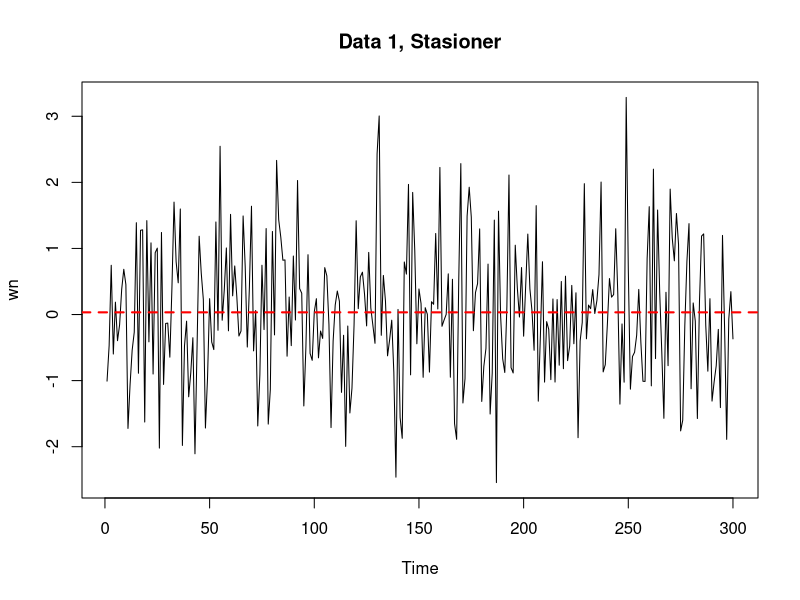
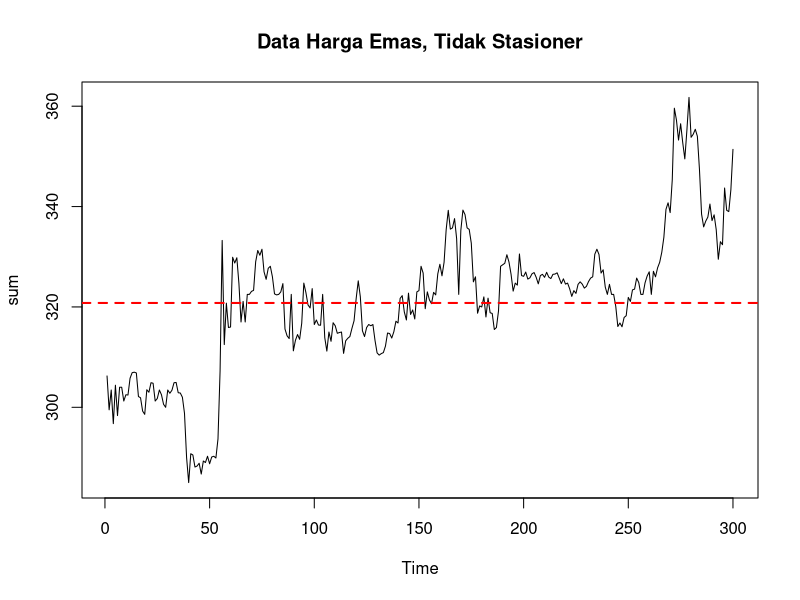
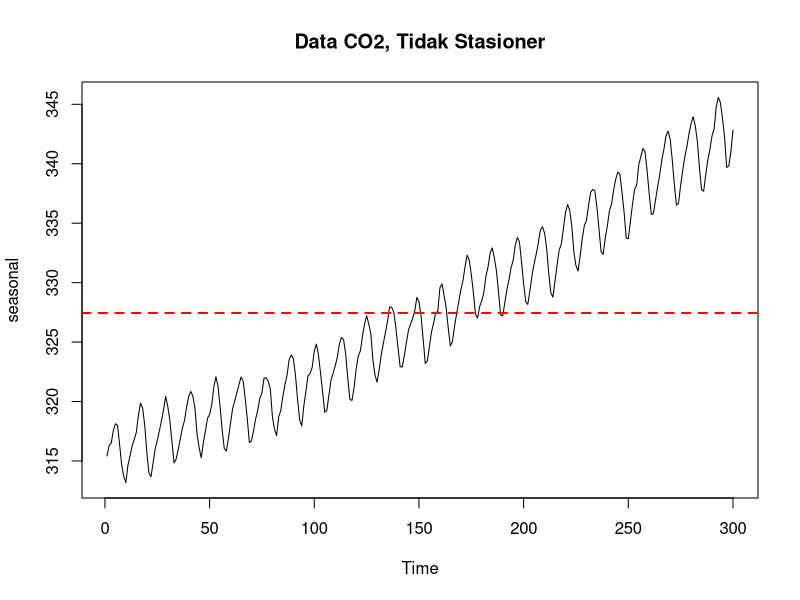
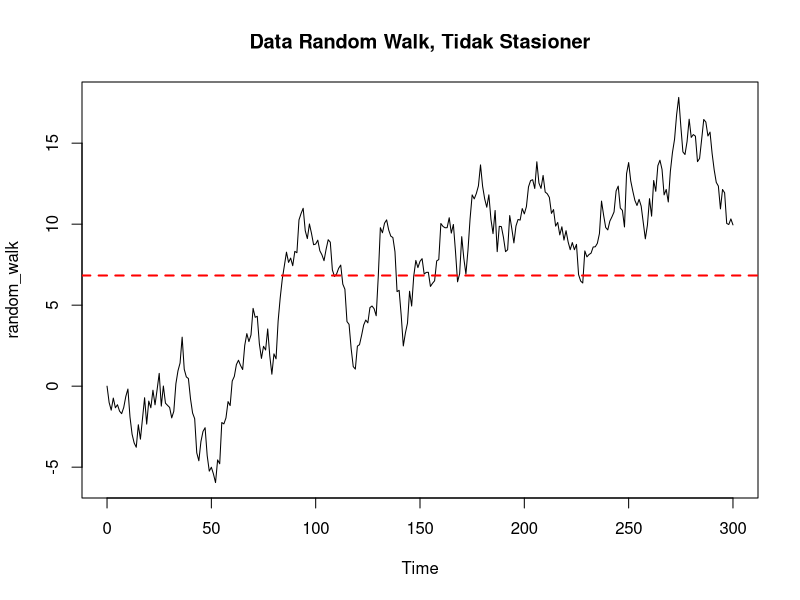
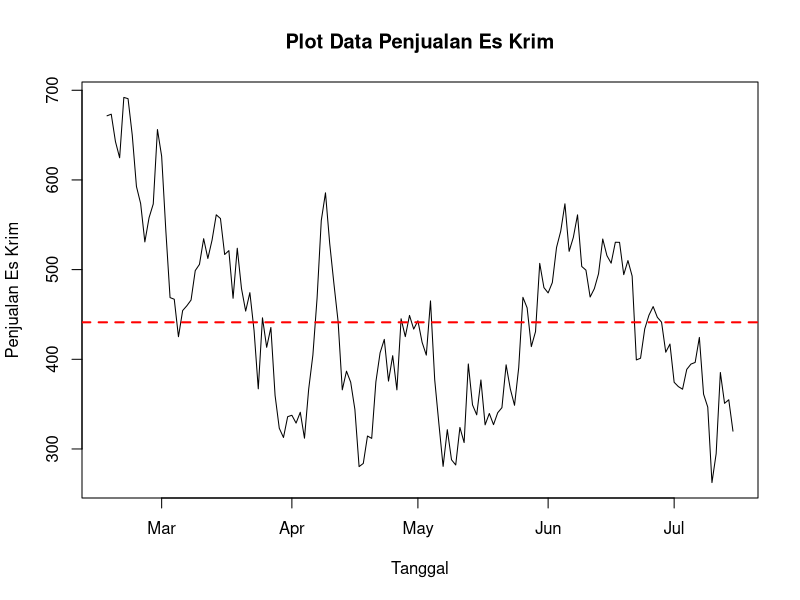
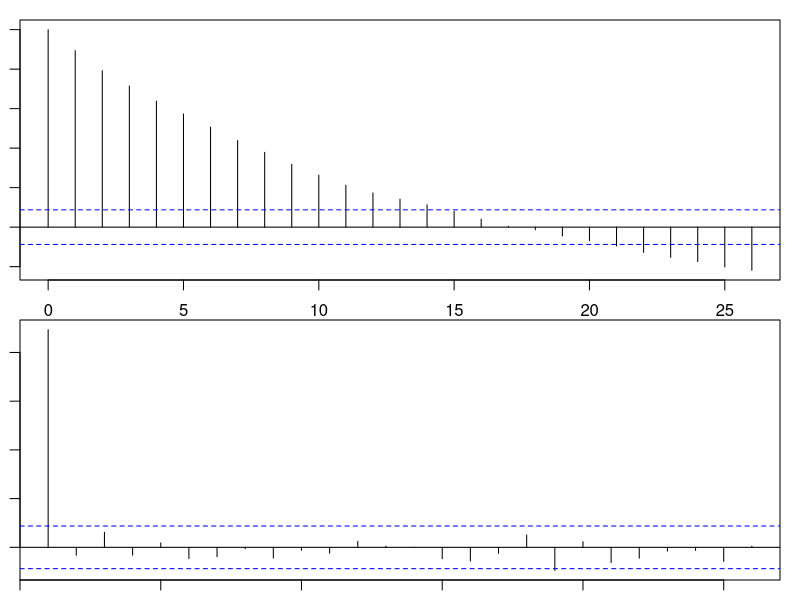
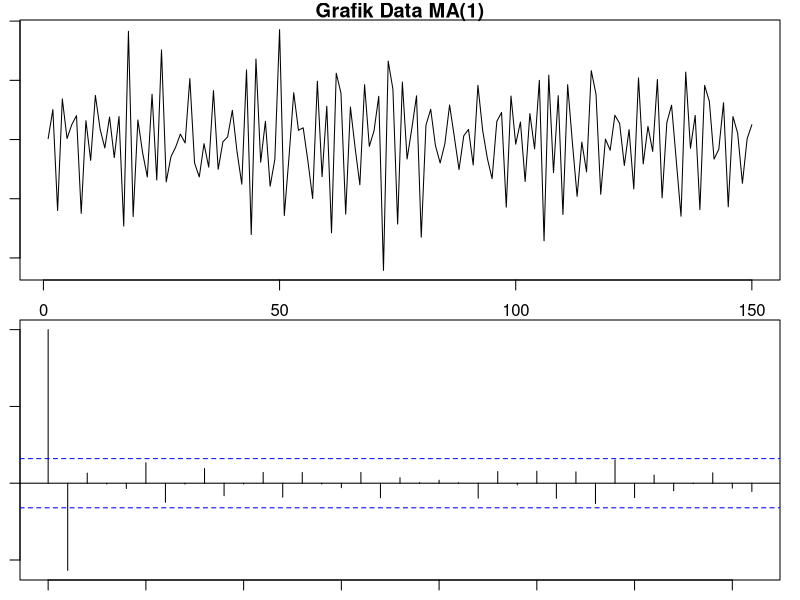
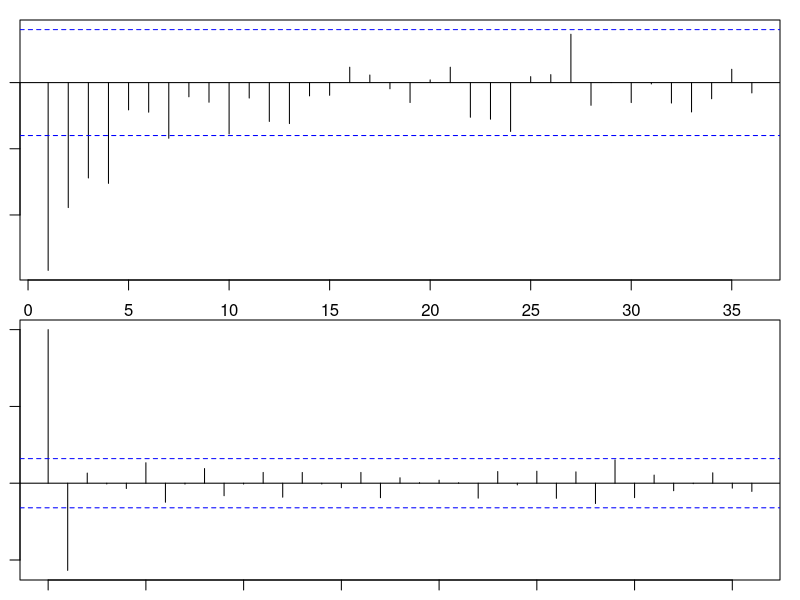

Write R code to recreate these figures, in order.
## ---- chunk 1
# Package yang digunakan 
library(zoo)
library(forecast)
library(tseries)

# Seed agar simulasi tetap sama
set.seed(1602)

# Contoh data White Noise
wn <- arima.sim(model =list(order = c(0,0,0)),n =300)
plot(wn, main = 'Data 1, Stasioner')
abline(h=mean(wn),col='red',lwd=2,lty = 2)
## ---- chunk 2
# Seed agar simulasi tetap sama
set.seed(1602)

# Data Harga Emas
data(gold)
sum <- ts(gold[1:300])
sum <- na.fill(sum,median(sum,na.rm=TRUE))
mean_sum <- mean(sum,na.rm=TRUE)
plot(sum, main = 'Data Harga Emas, Tidak Stasioner')
abline(h=mean_sum,col='red',lwd=2,lty = 2)
## ---- chunk 3
# Seed agar simulasi tetap sama
set.seed(1602)

# Data CO2
data("co2")
seasonal <- ts(co2[1:300])
plot(seasonal, main = 'Data CO2, Tidak Stasioner')
abline(h=mean(seasonal),col='red',lwd=2,lty = 2)
## ---- chunk 4
# Seed agar simulasi tetap sama
set.seed(1602)

# Membuat data Random Walk
random_walk <- arima.sim(model = list(order=c(0,1,0)),n=300)
plot(random_walk, main = 'Data Random Walk, Tidak Stasioner')
abline(h=mean(random_walk),col='red',lwd=2,lty = 2)
## ---- chunk 5
# Membaca data
library(readxl)
df <- read_excel("data.xlsx")  

# Membuat plot data
plot(df$Date, df$`Ice Cream Sales`, type = 'line', 
   xlab= 'Tanggal', ylab= 'Penjualan Es Krim', 
   col = 'black', 
   main = 'Plot Data Penjualan Es Krim')
abline(h=mean(df$`Ice Cream Sales`), 
     col='red',
     lwd=2,lty = 2)


# Algoritma menghitung rataan (boleh menggunakan sum)  
sum_x <- sum(df$`Ice Cream Sales`)
len <- length(df$`Ice Cream Sales`)
rata_x <- sum_x/len

# Algoritma menghitung kovariansi  
maxLag <- 24
kov <- rep(0, maxLag)
for (k in 1: maxLag) {
x_star <- df$`Ice Cream Sales`[1:(len-k+1)]-
  mean(df$`Ice Cream Sales`[1:(len-k+1)]) 
y_star <- df$`Ice Cream Sales`[(1+k-1):len]-
  mean(df$`Ice Cream Sales`[(1+k-1):len])
kov[k]  <-  (x_star)%*%(y_star) /(len)
}
# Algoritma menghitung korelasi
kor <- rep(0, maxLag)
for (k in 1: maxLag) {
x_star <- df$`Ice Cream Sales`[1:(len-k+1)]-
  mean(df$`Ice Cream Sales`[1:(len-k+1)]) 
y_star <- df$`Ice Cream Sales`[k:len]-
  mean(df$`Ice Cream Sales`[k:len])
penyebut <- sqrt((x_star%*%x_star)*(y_star%*%y_star))
kor[k]  <-  x_star%*%y_star/penyebut
}
## ---- chunk 6
# Package yang digunakan 
library(zoo)
library(forecast)
library(tseries)

# Seed agar simulasi tetap sama
set.seed(108)

# Contoh data White Noise
arr <- arima.sim(model = list(order=c(1,0,0), ar = c(0.9)), n = 500)
par(mfrow = c(2,1),mar=c(1, 1, 1, 1))
acf(arr, main = 'Tails Off')
pacf(arr, main = 'Cuts off')
## ---- chunk 7
n_sim <- 150 # Banyak data 
theta <- -0.8 # Nilai dari theta_1
simulasi_ar <- arima.sim(model = list(c(0,0,1), ma = theta), 
                       n = n_sim)
plot(simulasi_ar, main = 'Grafik Data MA(1)')
acf(simulasi_ar, main = 'Grafik ACF Data MA(1)', 
  lag.max = 36)
pacf(simulasi_ar, main = 'Grafik PACF Data MA(1)', 
  lag.max = 36)
## ---- chunk 8
acf(simulasi_ar, main = 'Grafik ACF Data MA(1)', 
  lag.max = 36)
## ---- chunk 9
pacf(simulasi_ar, main = 'Grafik PACF Data MA(1)', 
  lag.max = 36)
## ---- chunk 10
n_sim <- 150 # Banyak data 
phi <- 0.2 # Nilai dari phi_1 
simulasi_ar <- arima.sim(model = list(c(1,0,0), ar = phi), 
                       n = n_sim)
plot(simulasi_ar, main = 'Grafik Data AR(1)')
## ---- chunk 11
acf(simulasi_ar, main = 'Grafik ACF Data AR(1)', 
  lag.max = 36)
## ---- chunk 12
pacf(simulasi_ar, main = 'Grafik PACF Data AR(1)', 
  lag.max = 36)
## ---- chunk 13
n_sim <- 150 # Banyak data    
theta <- -0.3 # Nilai dari theta_1
phi <- 0.2 # Nilai dari phi_1 
simulasi_ar <- arima.sim(model = list(c(1,0,1), ar = phi, ma = theta), 
                       n = n_sim)
plot(simulasi_ar, main = 'Grafik Data ARMA(1,1)')
## ---- chunk 14
acf(simulasi_ar, main = 'Grafik ACF Data ARMA(1,1)', 
  lag.max = 36)
## ---- chunk 15
pacf(simulasi_ar, main = 'Grafik PACF Data ARMA(1,1)', 
  lag.max = 36)
## ---- chunk 16
n_sim <- 100 # Banyak Data  
phi <- 0.8 # Nilai dari phi_1 
theta <- -0.5 # Nilai dari theta_1
sig <- 16 # Besar standar deviasi error  
Y <- c(rep(0, #Nilai awal
         n_sim)) # Membuat array / vektor data  
e <- rnorm(n = n_sim,
         mean = 0, 
         sd = sig) # Membuat galat
for(i in 2:n_sim){
if(i)
Y[i] <- phi*Y[i-1] + e[i] - theta*e[i-1]
}
plot(Y, type = 'l',
   main = 'Data ARMA(1,1) Manual')
## ---- chunk 17
maxLag <- 25  
acf_manual <- rep(1,maxLag)
for(i in 1:maxLag){
pembilang <- (Y[1:(n_sim-i+1)]-mean(Y))%*%(Y[i:n_sim]-mean(Y))
penyebut <- sum((Y-mean(Y))^2)
acf_manual[i]<-sum(pembilang/penyebut)
}
acf_r <- as.vector(acf(Y,lag.max = 24,plot = F)$acf)
galat <- acf_manual - acf_r
sum(galat) # Total Galat 
## ---- chunk 18
library(matrixcalc) # Untuk mencari invers matriks

maxLag <- 24 # Ukuran vektor dan matriks
pacf_manual <- rep(0,maxLag)
for (k in 1:maxLag){
if (k ==1){
  pacf_manual[k] <- acf_r[2] # Hati - hati 
}                   #jika mau mengubah maxLag
else{
rho <- acf_r[1:(k+1)] # Vektor y
phi <- matrix(1, nrow=k,ncol=k) # Matriks A
for (i in 1:(k)){
  for (j in 1:(k)){
    phi[i,j] <- rho[abs(i-j)+1] # Membuat matriks simetri
  }
}# vektor x
pacf_manual[k] <- as.vector(matrix.inverse(phi)%*%rho[2:(k+1)])[k] 
}
}
pacf_r <- as.vector(acf(Y,
                      lag.max = maxLag, 
                      type = 'partial',
                      plot = F)$acf)
galat <- pacf_manual - pacf_r
sum(galat) # Total Galat 
